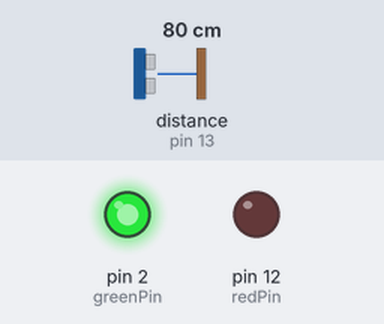
Recording of a sketch running on a simulated Arduino Uno, built with avr-gcc and run on an emulated ATmega328P. Shown: output pins drawn as LEDs (lit = HIGH). Wiring (inferred from the names in the program): ultrasonic range finder: trigger pin 14; echo pin 13. The test bench sets the inputs (shaded band); at power-on: distance to the obstacle (sensor on pin 13) 80 cm. The echo pulse lasts 58.3 µs per cm; pins used as bus, display or sensor lines are not drawn.

Above: at 1.2 s.
1.3 s: distance to the obstacle (sensor on pin 13) set to 13 cm
2.8 s: distance to the obstacle (sensor on pin 13) set to 10 cm
At 4.0 s:
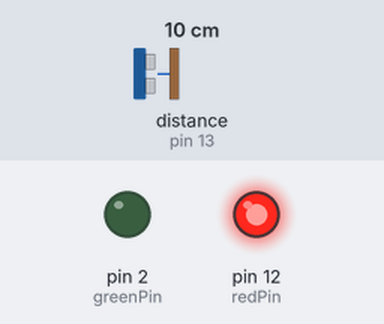
4.3 s: distance to the obstacle (sensor on pin 13) set to 18 cm
At 4.9 s:
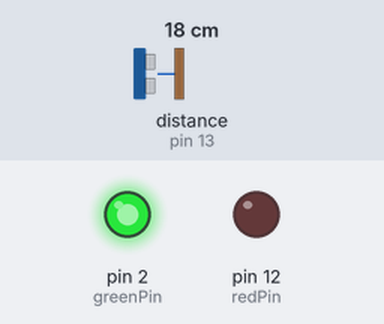
5.8 s: distance to the obstacle (sensor on pin 13) set to 2 cm
At 6.3 s:
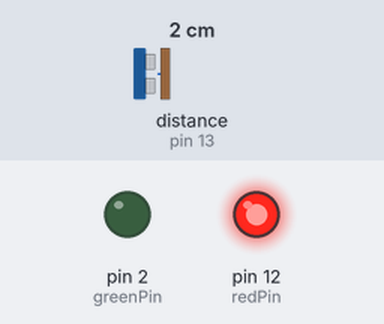
Timing chart, 0 to 8.3 s (numbered marks = the images above; inputs shaded):
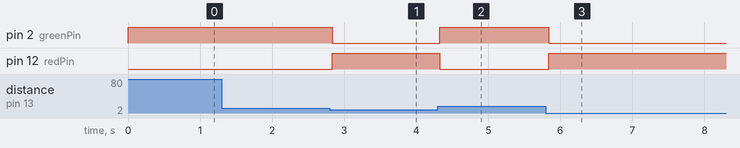

The sketch:

Ultrasound_Test.ino
```cpp
/*
  SparkFun Inventor’s Kit
  Circuit 3B-Distance Sensor

  Control the color of an RGB LED using an ultrasonic distance sensor.

  This sketch was written by SparkFun Electronics, with lots of help from the Arduino community.
  This code is completely free for any use.

  View circuit diagram and instructions at: https://learn.sparkfun.com/tutorials/sparkfun-inventors-kit-experiment-guide---v40
  Download drawings and code at: https://github.com/sparkfun/SIK-Guide-Code
*/

//Set 1
const int trigPin = 14;           //connects to the trigger pin on the distance sensor
const int echoPin = 13;           //connencts to the echo pin on the distance sensor
const int redPin = 12;             //pin to control the red LED inside the RGB LED
const int greenPin = 2;             //pin to control the red LED inside the RGB LED

// //Set 2
// const int trigPin = 25;           //connects to the trigger pin on the distance sensor
// const int echoPin = 19;           //connencts to the echo pin on the distance sensor
// const int redPin = 18;             //pin to control the red LED inside the RGB LED
// const int greenPin = 15;             //pin to control the red LED inside the RGB LED

// //Set 3
// const int trigPin = 33;           //connects to the trigger pin on the distance sensor
// const int echoPin = 32;           //connencts to the echo pin on the distance sensor
// const int redPin = 27;             //pin to control the red LED inside the RGB LED
// const int greenPin = 26;             //pin to control the red LED inside the RGB LED

// //Set fail
// const int trigPin = 39;           //connects to the trigger pin on the distance sensor
// const int echoPin = 36;           //connencts to the echo pin on the distance sensor
// const int redPin = 35;             //pin to control the red LED inside the RGB LED
// const int greenPin = 34;             //pin to control the red LED inside the RGB LED

// //Set 4
// const int trigPin = 23;           //connects to the trigger pin on the distance sensor
// const int echoPin = 22;           //connencts to the echo pin on the distance sensor
// const int redPin = 21;             //pin to control the red LED inside the RGB LED
// const int greenPin = 1;             //pin to control the red LED inside the RGB LED

// //Set fail
// const int trigPin = 17;           //connects to the trigger pin on the distance sensor
// const int echoPin = 16;           //connencts to the echo pin on the distance sensor
// const int redPin = 5;             //pin to control the red LED inside the RGB LED
// const int greenPin = 4;             //pin to control the red LED inside the RGB LED

float distance = 0;               //stores the distance measured by the distance sensor

void setup()
{
  // Serial.begin (9600);        //set up a serial connection with the computer
  pinMode(trigPin, OUTPUT);   //the trigger pin will output pulses of electricity
  pinMode(echoPin, INPUT);    //the echo pin will measure the duration of pulses coming back from the distance sensor

  //set the RGB LED pins to output
  pinMode(redPin, OUTPUT);
  pinMode(greenPin, OUTPUT);
}

void loop() {
  distance = getDistance();   //variable to store the distance measured by the sensor

  Serial.print(distance);     //print the distance that was measured
  Serial.println(" in");      //print units after the distance

  if (distance <= 0.1) {       //if the object is close, hence, it is taken

    //make the RGB LED red
    digitalWrite(redPin, HIGH);
    digitalWrite(greenPin, LOW);
  }

  else {
    digitalWrite(redPin, LOW);
    digitalWrite(greenPin, HIGH);
  }

  delay(50);      //delay 50ms between each reading
}

//------------------FUNCTIONS-------------------------------

//RETURNS THE DISTANCE MEASURED BY THE HC-SR04 DISTANCE SENSOR
float getDistance()
{
  float echoTime;                   //variable to store the time it takes for a ping to bounce off an object
  float calculatedDistance;         //variable to store the distance calculated from the echo time

  //send out an ultrasonic pulse that's 10ms long
  digitalWrite(trigPin, HIGH);
  delayMicroseconds(10);
  digitalWrite(trigPin, LOW);

  echoTime = pulseIn(echoPin, HIGH);      //use the pulsein command to see how long it takes for the
                                          //pulse to bounce back to the sensor

  calculatedDistance = echoTime / 1000 / 1000 * 148.0 ;  //calculate the distance of the object that reflected the pulse (half the bounce time multiplied by the speed of sound)

  return calculatedDistance;              //send back the distance that was calculated
}
```

Measured:
- the behaviour switches between 12 and 11 cm on distance to the obstacle (sensor on pin 13) (found by bisection; images 0 and 1)
- after the input at 1.3 s, every drawn part: stays the same
- after the input at 2.8 s, pin 2 (greenPin): HIGH → LOW at once; pin 12 (redPin): LOW → HIGH at once
- after the input at 4.3 s, pin 2 (greenPin): LOW → HIGH at once; pin 12 (redPin): HIGH → LOW at once
- after the input at 5.8 s, pin 2 (greenPin): HIGH → LOW at once; pin 12 (redPin): LOW → HIGH at once
